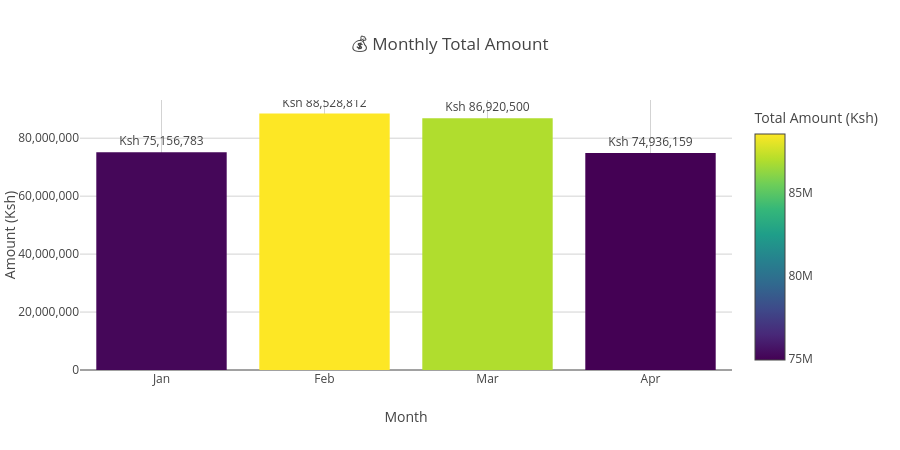

The cell this chart's notebook holds for it:
### Code cell
import plotly.express as px

# ==========================================
# MONTHLY BAR CHART - IMPROVED COLOR
# ==========================================

# 1. Prepare monthly aggregates
df['MONTH_NAME'] = df['TRANSACTION DATE'].dt.strftime('%b')
df['YEAR_MONTH_SORT'] = df['TRANSACTION DATE'].dt.to_period('M')

monthly_amount = df.groupby(['YEAR_MONTH_SORT', 'MONTH_NAME'])['AMOUNT'].sum().reset_index()
monthly_amount = monthly_amount.sort_values('YEAR_MONTH_SORT')

# 2. Create bar chart with better color
fig = px.bar(
    monthly_amount, 
    x='MONTH_NAME', 
    y='AMOUNT',
    title='💰 Monthly Total Amount',
    labels={'MONTH_NAME': 'Month', 'AMOUNT': 'Total Amount (Ksh)'},
    text_auto='.2s',
    color='AMOUNT',
    color_continuous_scale='Viridis',
)

# 3. Improve layout
fig.update_layout(
    xaxis_title="Month",
    yaxis_title="Amount (Ksh)",
    height=450,
    showlegend=False,
    font=dict(size=12),
    plot_bgcolor='white',
    xaxis=dict(gridcolor='lightgray'),
    yaxis=dict(gridcolor='lightgray')
)

# ✅ CORRECT METHOD NAMES (plural)
fig.update_yaxes(tickformat=',.0f')
fig.update_traces(texttemplate='Ksh %{y:,.0f}', textposition='outside')

fig.show()

### Figure 1 — Plotly figure (JSON) as saved in the notebook; plotly's stock layout.template omitted (floating-point values rounded to 4 significant figures)
{"data": [{"alignmentgroup": "True", "hovertemplate": "Month=%{x}<br>Total Amount (Ksh)=%{marker.color}<extra></extra>", "legendgroup": "", "marker": {"color": [75160000.0, 88530000.0, 86920000.0, 74940000.0], "coloraxis": "coloraxis", "pattern": {"shape": ""}}, "name": "", "offsetgroup": "", "orientation": "v", "showlegend": false, "textposition": "outside", "texttemplate": "Ksh %{y:,.0f}", "type": "bar", "x": ["Jan", "Feb", "Mar", "Apr"], "xaxis": "x", "y": [75160000.0, 88530000.0, 86920000.0, 74940000.0], "yaxis": "y"}], "layout": {"barmode": "relative", "coloraxis": {"colorbar": {"title": {"text": "Total Amount (Ksh)"}}, "colorscale": [[0, "#440154"], [0.1111, "#482878"], [0.2222, "#3e4989"], [0.3333, "#31688e"], [0.4444, "#26828e"], [0.5556, "#1f9e89"], [0.6667, "#35b779"], [0.7778, "#6ece58"], [0.8889, "#b5de2b"], [1, "#fde725"]]}, "font": {"size": 12}, "height": 450, "legend": {"tracegroupgap": 0}, "plot_bgcolor": "white", "showlegend": false, "title": {"text": "💰 Monthly Total Amount"}, "xaxis": {"anchor": "y", "domain": [0, 1], "gridcolor": "lightgray", "title": {"text": "Month"}}, "yaxis": {"anchor": "x", "domain": [0, 1], "gridcolor": "lightgray", "tickformat": ",.0f", "title": {"text": "Amount (Ksh)"}}}}
